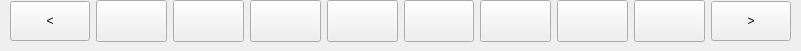
  <widget class="QFrame" name="frame_Cn">
   <property name="geometry">
    <rect>
     <x>0</x>
     <y>270</y>
     <width>801</width>
     <height>51</height>
    </rect>
   </property>
   <widget class="QWidget" name="layoutWidget_2">
    <property name="geometry">
     <rect>
      <x>10</x>
      <y>0</y>
      <width>781</width>
      <height>42</height>
     </rect>
    </property>
    <layout class="QHBoxLayout" name="horizontalLayout_7">
     <item>
      <widget class="QPushButton" name="listUp">
       <property name="minimumSize">
        <size>
         <width>45</width>
         <height>40</height>
        </size>
       </property>
       <property name="focusPolicy">
        <enum>Qt::NoFocus</enum>
       </property>
       <property name="styleSheet">
        <string notr="true"/>
       </property>
       <property name="text">
        <string>&lt;</string>
       </property>
       <property name="buttonValue" stdset="0">
        <char>
         <unicode>49</unicode>
        </char>
       </property>
      </widget>
     </item>
     <item>
      <widget class="QPushButton" name="font_1">
       <property name="sizePolicy">
        <sizepolicy hsizetype="Minimum" vsizetype="Minimum">
         <horstretch>0</horstretch>
         <verstretch>0</verstretch>
        </sizepolicy>
       </property>
       <property name="minimumSize">
        <size>
         <width>45</width>
         <height>40</height>
        </size>
       </property>
       <property name="focusPolicy">
        <enum>Qt::NoFocus</enum>
       </property>
       <property name="styleSheet">
        <string notr="true"/>
       </property>
       <property name="text">
        <string/>
       </property>
       <property name="buttonValue" stdset="0">
        <char>
         <unicode>50</unicode>
        </char>
       </property>
      </widget>
     </item>
     <item>
      <widget class="QPushButton" name="font_2">
       <property name="sizePolicy">
        <sizepolicy hsizetype="Minimum" vsizetype="Minimum">
         <horstretch>0</horstretch>
         <verstretch>0</verstretch>
        </sizepolicy>
       </property>
       <property name="minimumSize">
        <size>
         <width>45</width>
         <height>40</height>
        </size>
       </property>
       <property name="focusPolicy">
        <enum>Qt::NoFocus</enum>
       </property>
       <property name="styleSheet">
        <string notr="true"/>
       </property>
       <property name="text">
        <string/>
       </property>
       <property name="buttonValue" stdset="0">
        <char>
         <unicode>51</unicode>
        </char>
       </property>
      </widget>
     </item>
     <item>
      <widget class="QPushButton" name="font_3">
       <property name="sizePolicy">
        <sizepolicy hsizetype="Minimum" vsizetype="Minimum">
         <horstretch>0</horstretch>
         <verstretch>0</verstretch>
        </sizepolicy>
       </property>
       <property name="minimumSize">
        <size>
         <width>45</width>
         <height>40</height>
        </size>
       </property>
       <property name="focusPolicy">
        <enum>Qt::NoFocus</enum>
       </property>
       <property name="styleSheet">
        <string notr="true"/>
       </property>
       <property name="text">
        <string/>
       </property>
       <property name="buttonValue" stdset="0">
        <char>
         <unicode>52</unicode>
        </char>
       </property>
      </widget>
     </item>
     <item>
      <widget class="QPushButton" name="font_4">
       <property name="sizePolicy">
        <sizepolicy hsizetype="Minimum" vsizetype="Minimum">
         <horstretch>0</horstretch>
         <verstretch>0</verstretch>
        </sizepolicy>
       </property>
       <property name="minimumSize">
        <size>
         <width>45</width>
         <height>40</height>
        </size>
       </property>
       <property name="focusPolicy">
        <enum>Qt::NoFocus</enum>
       </property>
       <property name="styleSheet">
        <string notr="true"/>
       </property>
       <property name="text">
        <string/>
       </property>
       <property name="buttonValue" stdset="0">
        <char>
         <unicode>53</unicode>
        </char>
       </property>
      </widget>
     </item>
     <item>
      <widget class="QPushButton" name="font_5">
       <property name="sizePolicy">
        <sizepolicy hsizetype="Minimum" vsizetype="Minimum">
         <horstretch>0</horstretch>
         <verstretch>0</verstretch>
        </sizepolicy>
       </property>
       <property name="minimumSize">
        <size>
         <width>45</width>
         <height>40</height>
        </size>
       </property>
       <property name="focusPolicy">
        <enum>Qt::NoFocus</enum>
       </property>
       <property name="styleSheet">
        <string notr="true"/>
       </property>
       <property name="text">
        <string/>
       </property>
       <property name="buttonValue" stdset="0">
        <char>
         <unicode>54</unicode>
        </char>
       </property>
      </widget>
     </item>
     <item>
      <widget class="QPushButton" name="font_6">
       <property name="sizePolicy">
        <sizepolicy hsizetype="Minimum" vsizetype="Minimum">
         <horstretch>0</horstretch>
         <verstretch>0</verstretch>
        </sizepolicy>
       </property>
       <property name="minimumSize">
        <size>
         <width>45</width>
         <height>40</height>
        </size>
       </property>
       <property name="focusPolicy">
        <enum>Qt::NoFocus</enum>
       </property>
       <property name="styleSheet">
        <string notr="true"/>
       </property>
       <property name="text">
        <string/>
       </property>
       <property name="buttonValue" stdset="0">
        <char>
         <unicode>55</unicode>
        </char>
       </property>
      </widget>
     </item>
     <item>
      <widget class="QPushButton" name="font_7">
       <property name="sizePolicy">
        <sizepolicy hsizetype="Minimum" vsizetype="Minimum">
         <horstretch>0</horstretch>
         <verstretch>0</verstretch>
        </sizepolicy>
       </property>
       <property name="minimumSize">
        <size>
         <width>45</width>
         <height>40</height>
        </size>
       </property>
       <property name="focusPolicy">
        <enum>Qt::NoFocus</enum>
       </property>
       <property name="styleSheet">
        <string notr="true"/>
       </property>
       <property name="text">
        <string/>
       </property>
       <property name="buttonValue" stdset="0">
        <char>
         <unicode>57</unicode>
        </char>
       </property>
      </widget>
     </item>
     <item>
      <widget class="QPushButton" name="font_8">
       <property name="sizePolicy">
        <sizepolicy hsizetype="Minimum" vsizetype="Minimum">
         <horstretch>0</horstretch>
         <verstretch>0</verstretch>
        </sizepolicy>
       </property>
       <property name="minimumSize">
        <size>
         <width>45</width>
         <height>40</height>
        </size>
       </property>
       <property name="focusPolicy">
        <enum>Qt::NoFocus</enum>
       </property>
       <property name="styleSheet">
        <string notr="true"/>
       </property>
       <property name="text">
        <string/>
       </property>
       <property name="buttonValue" stdset="0">
        <char>
         <unicode>57</unicode>
        </char>
       </property>
      </widget>
     </item>
     <item>
      <widget class="QPushButton" name="listDown">
       <property name="minimumSize">
        <size>
         <width>45</width>
         <height>40</height>
        </size>
       </property>
       <property name="focusPolicy">
        <enum>Qt::NoFocus</enum>
       </property>
       <property name="styleSheet">
        <string notr="true"/>
       </property>
       <property name="text">
        <string>&gt;</string>
       </property>
       <property name="buttonValue" stdset="0">
        <char>
         <unicode>48</unicode>
        </char>
       </property>
      </widget>
     </item>
    </layout>
   </widget>
  </widget>
